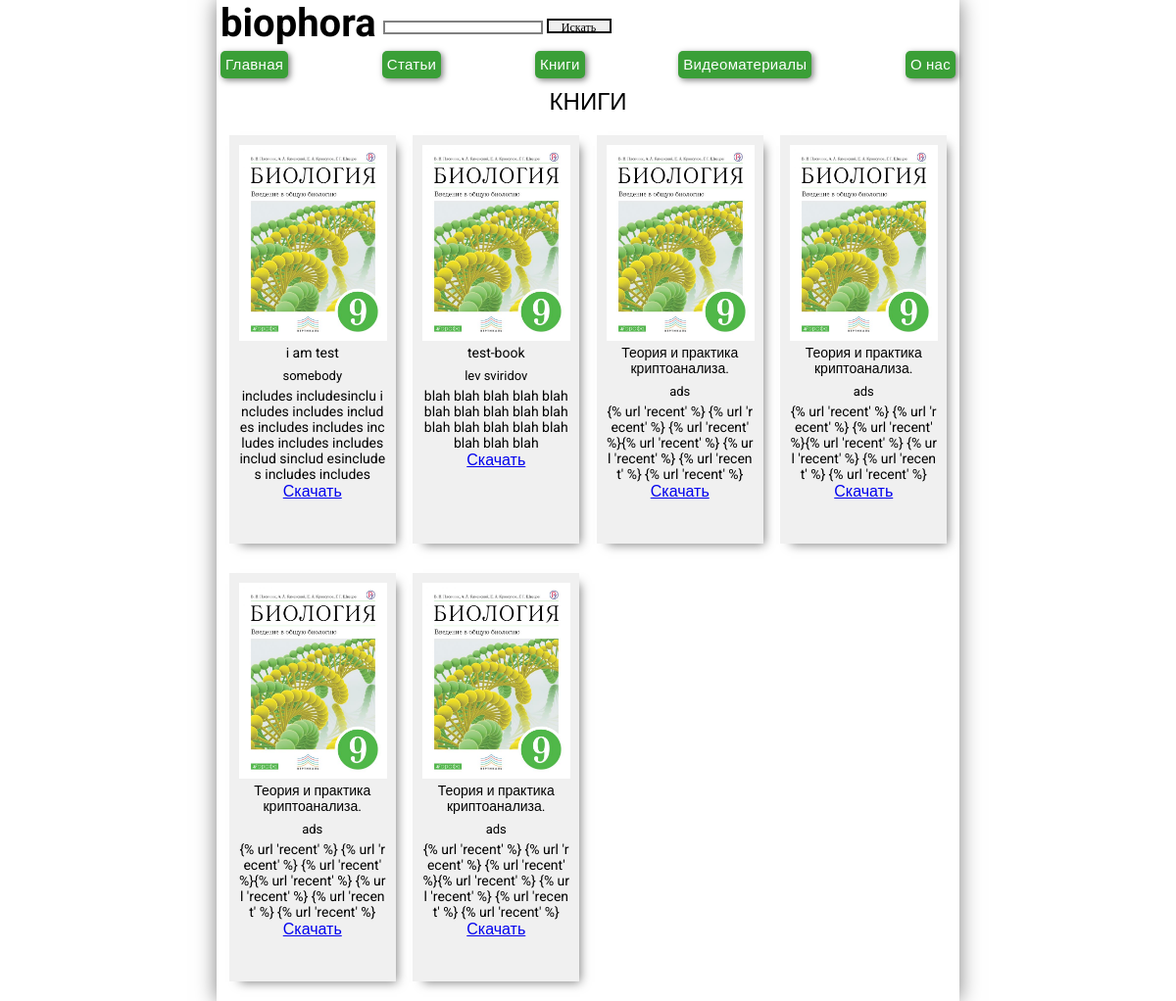
/books_catalog/, run on an earlier commit of the app's database.
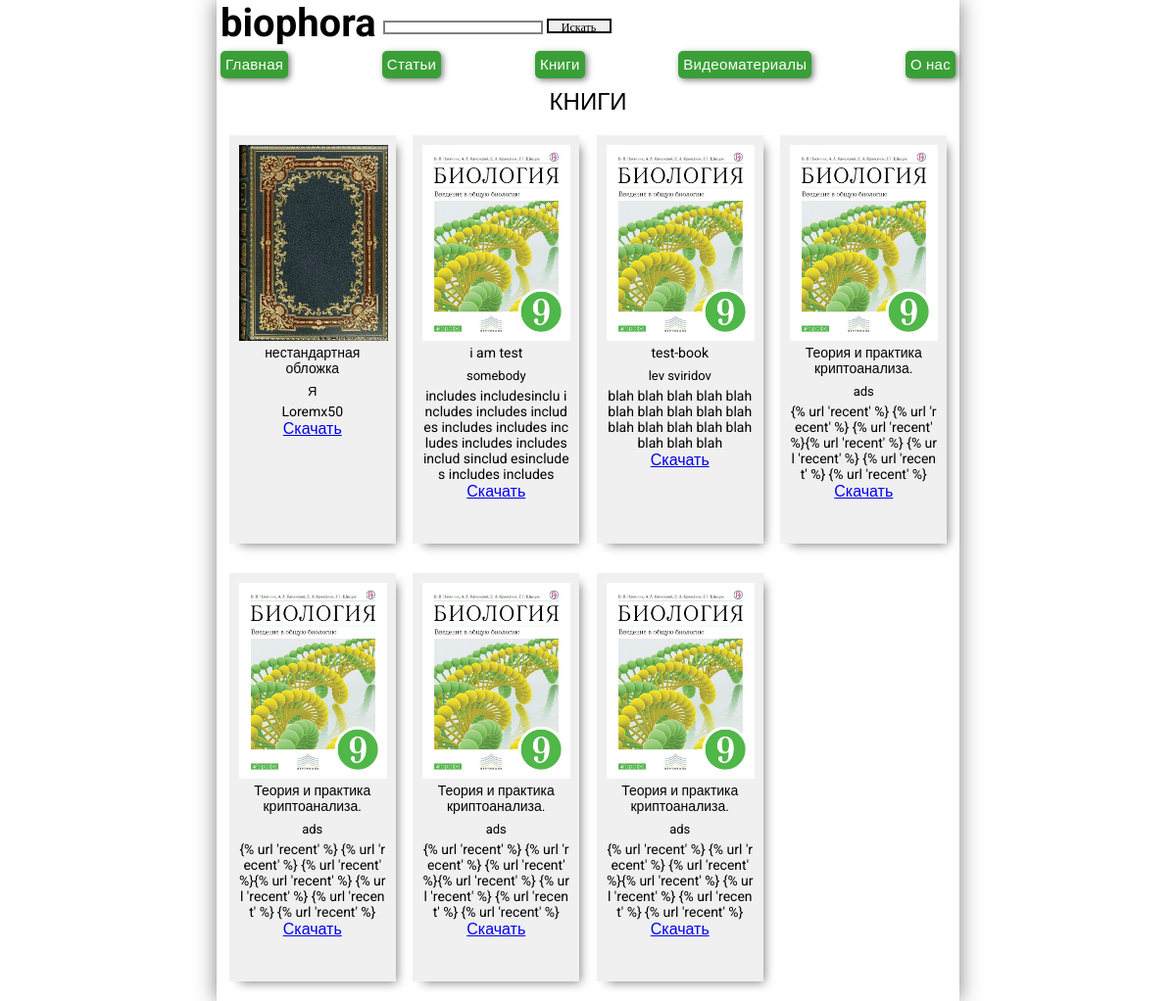
And on a later commit of the database.
### articles/models.py (models this page shows, shortened)
class Book(models.Model):
    preview = models.ImageField()
    title = models.CharField(max_length=200)
    author = models.CharField(max_length=200)
    description = models.TextField()
    download_link = models.TextField()
    created_date = models.DateTimeField(default=timezone.now)
    published_date = models.DateTimeField(blank=True, null=True)
    class Meta:
        verbose_name = 'Книги'
        verbose_name_plural = 'Книги'

### articles/views.py (the view)
# urls.py: path('books_catalog/', views.books_catalog, name='books_catalog'),
def books_catalog(request):
    books = Book.objects.order_by('-published_date')
    return render(request, 'books-catalog.html', {'books': books})

### articles/templates/books-catalog.html
{% extends 'base.html' %}
{% block content %}
<h2 class="block-name">КНИГИ</h2>
<div class="books grid">
  {% for book in books %}
    <div class="book-preview" >
      <img src="{{ book.preview.url }}" height="200px">
      <p class="book-title">{{ book.title }}</p>
      <p class="preview-author-name">{{ book.author }}</p>
      <p class="preview-description">{{ book.description }}</p>
      <a href="{{ book.download_link }}">Скачать</a>
    </div>
  {% endfor %}
</div>
{% endblock %}

### articles/templates/base.html (shortened to what this page needs)
{% load static %}
<!DOCTYPE html>
<html lang="ru">
  <head>
    <link rel="stylesheet" href="{% static 'css/style.css' %}">
  </head>
  <body>
      <header>
        <a class="logo" href="{% url 'recent' %}"><h1>biophora</h1></a>
        <form class="search" action="{% url 'search_results' %}">
          <input class="search-bar" type="search" name="search" value="">
          <input class="search-button" type="submit" value="Искать">
        </form>
        <nav>
          <a href="{% url 'recent' %}">Главная</a>
          <a href="{% url 'articles_catalog' %}">Статьи</a>
          <a href="{% url 'books_catalog' %}">Книги</a>
          <a href="{% url 'videos_catalog' %}">Видеоматериалы</a>
          <a href="{% url 'about' %}">О нас</a>
        </nav>
      </header>
      <div class="content">
        {% block content %}
        {% endblock %}
      </div>
  </body>
</html>

### articles/static/css/style.css (style rules this page uses)
* { margin: 0; padding: 0; }
html { height: 100%; }
body { box-shadow: 0 0 20px rgba(0,0,0,0.5); min-height: 100%; margin: 0 auto; max-width: 750px; min-width: 300px; padding: 0 4px; font-family: Roboto, sans-serif; }
header { height: 80px; margin: 0 auto; max-width: 750px; min-width: 300px; }
.logo { color: black; display: inline-block; font-size: 20px; font-weight: 900; margin: 0 auto; text-decoration: none; }
.search { bottom: 5px; display: inline-block; margin-left: 3px; position: relative; }
.search-bar { width: 163px; height: 14px; border: 2px; border-color: gray; border-style: solid; }
.search-button { width: 66px; height: 15px; border: 2px; font-size: 12px; font-family: Roboto; font-weight: 400; border-color: black; border-style: solid; }
nav { display: flex; justify-content: space-between; position: relative; top: 5px; }
nav a { background-color: #3a9f37; border-radius: 5px; box-shadow: 2px 2px 6px rgba(0,0,0,0.5); color: white; font-size: 15px; font-weight: 500; letter-spacing: 0.3px; max-height: 28px; padding: 5px; text-decoration: none; transition: 0.2s; }
.content { text-align: center; padding: 10px 5px; }
.grid { display: grid; justify-content: space-around; grid-gap: 10px; }
.books { grid-template-columns: repeat(auto-fit, 170px); }
.block-name { padding-bottom: 10px; font-weight: 500; }
.book-preview { width: 150px; min-height: 397px; background-color: #f0f0f0; padding: 10px; box-shadow: 6px 6px 10px -5px rgba(0,0,0,0.5); margin: 10px 0; }
.preview-author-name { display: inline-block; font-size: 13px; width: 100%; padding-bottom: 5px; }
.book-title { width: 100%; font-size: 14px; padding-bottom: 5px; }
.preview-description { font-size: 14px; width: 100%; word-break: break-all; }

What changed in the data, as far as the page shows it:
added Book: preview (picture), title "нестандартная обложка", author "Я", description "Loremx50"
